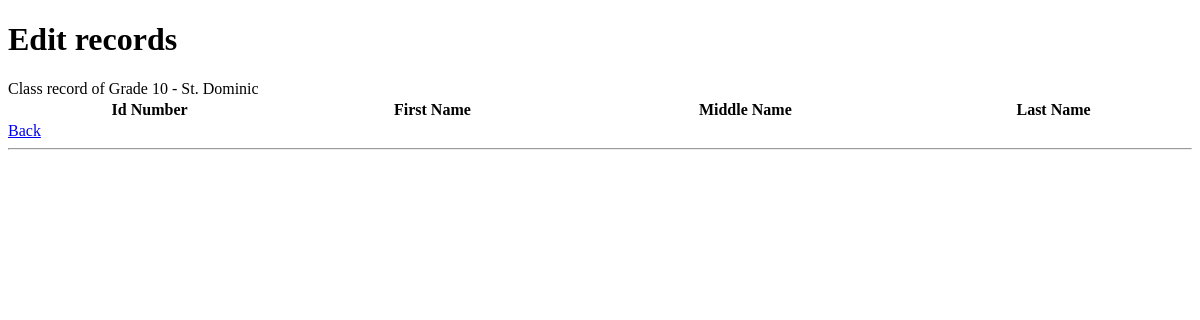
/classrecord.php?id=G10a, run on an earlier commit of the app's database.
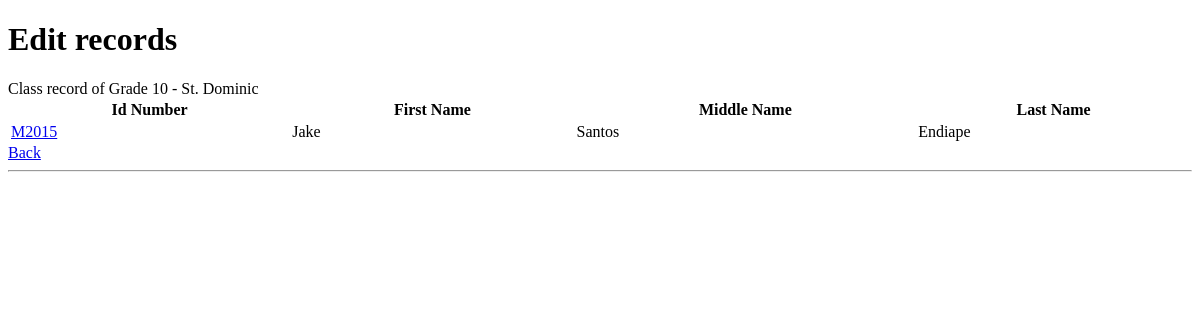
And on a later commit of the database.
### tables this page shows
CREATE TABLE `level` (
  `Level_code` varchar(5) NOT NULL,
  `Year_level` varchar(100) DEFAULT NULL,
  `Section` varchar(50) DEFAULT NULL,
  PRIMARY KEY (`Level_code`)
);

CREATE TABLE `student` (
  `StudentID` varchar(30) NOT NULL,
  `Lname` varchar(100) DEFAULT NULL,
  `Fname` varchar(100) DEFAULT NULL,
  `Mname` varchar(100) DEFAULT NULL,
  `Gender` varchar(10) NOT NULL,
  `Address` varchar(100) DEFAULT NULL,
  `Level_code` varchar(5) DEFAULT NULL,
  `Date_enrolled` date DEFAULT NULL,
  `School_Year` varchar(20) DEFAULT NULL,
  PRIMARY KEY (`StudentID`),
  KEY `Level_code` (`Level_code`),
  CONSTRAINT `student_ibfk_1` FOREIGN KEY (`Level_code`) REFERENCES `level` (`Level_code`)
);

### classrecord.php (the view, shortened to what this page needs)
<!DOCTYPE html>
<html lang="en">
<head>
</head>
<body>
    <?php
        $cn   = new connection();
        $conn = $cn->connectDB($_SESSION['database']);
        $edit_key = isset($_GET['id']) ? mysqli_real_escape_string($conn, $_GET['id']) : '';
     ?>
    <div id="page-wrapper">
        <div class="row">
            <div class="col-lg-12">
                <h1 class="page-header">Edit records</h1>
            </div>
        </div>
        <div class="row">
            <div class="col-lg-12">
                <div class="panel panel-default">
                    <div class="panel-heading">
                      <?php
                          $query = "SELECT * FROM level WHERE Level_code = '$edit_key'";
                          $result = mysqli_query($conn, $query) or die('Error: ' .mysqli_error($conn));
                          while ($row = mysqli_fetch_row($result))
                            echo "Class record of " .$row[1]. " - " . $row[2];
                      ?>
                    </div>
                    <div class="panel-body">
                        <table width="100%" class="table table-striped table-bordered table-hover" id="dataTables-example">
                            <thead>
                                <tr>
                                    <th>Id Number</th>
                                    <th>First Name</th>
                                    <th>Middle Name</th>
                                    <th>Last Name</th>
                                </tr>
                            </thead>
                            <tbody>
                              <?php
                                  $query = "SELECT * FROM student WHERE Level_code = '$edit_key'";
                                  $result = mysqli_query($conn, $query) or die('Error: ' .mysqli_error($conn));
                                  while ($row = mysqli_fetch_row($result)) {
            									?>
                                      <tr>
                                          <td>
                                              <a href="student_ledger.php?id=<?php echo $row[0]; ?>">
                                                <?php echo $row[0]; ?>
                                              </a>
                                            </td>
                                            <td>
                                                <?php echo $row[2]; ?>
                                              </td>
                                              <td>
                                                <?php echo $row[3]; ?>
                                            </td>
                                              <td>
                                                  <?php echo $row[1]; ?>
                                              </td>
                                      </tr>
              <?php
						}
					?>
                            </tbody>
                        </table>
                    </div>
                </div>
                <tfoot>
                  <tr>
                    <td valign="bottom" align="right">
                      <a href="adminrecords.php" id="someButton" class="btn btn-default pull-right" align="right">
                       Back
                     </a>
                    </td>
                  </tr>
                </tfoot>
            </div>
        </div>
    </div>
    <hr>
</body>
</html>

What changed in the data, as far as the page shows it:
added student: StudentID "M2015", Fname "Jake", Mname "Santos", Lname "Endiape"
